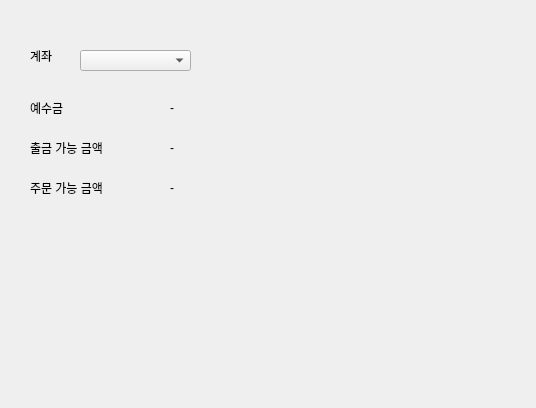
<?xml version="1.0" encoding="UTF-8"?>
<ui version="4.0">
 <class>widget</class>
 <widget class="QWidget" name="widget">
  <property name="geometry">
   <rect>
    <x>0</x>
    <y>0</y>
    <width>536</width>
    <height>408</height>
   </rect>
  </property>
  <property name="windowTitle">
   <string>Form</string>
  </property>
  <widget class="QComboBox" name="comboAccount">
   <property name="geometry">
    <rect>
     <x>80</x>
     <y>50</y>
     <width>111</width>
     <height>21</height>
    </rect>
   </property>
  </widget>
  <widget class="QLabel" name="label">
   <property name="geometry">
    <rect>
     <x>30</x>
     <y>50</y>
     <width>56</width>
     <height>12</height>
    </rect>
   </property>
   <property name="text">
    <string>계좌</string>
   </property>
  </widget>
  <widget class="QLabel" name="label_2">
   <property name="geometry">
    <rect>
     <x>30</x>
     <y>100</y>
     <width>111</width>
     <height>16</height>
    </rect>
   </property>
   <property name="text">
    <string>예수금</string>
   </property>
  </widget>
  <widget class="QLabel" name="label_3">
   <property name="geometry">
    <rect>
     <x>30</x>
     <y>140</y>
     <width>101</width>
     <height>16</height>
    </rect>
   </property>
   <property name="text">
    <string>출금 가능 금액</string>
   </property>
  </widget>
  <widget class="QLabel" name="label_4">
   <property name="geometry">
    <rect>
     <x>30</x>
     <y>180</y>
     <width>111</width>
     <height>16</height>
    </rect>
   </property>
   <property name="text">
    <string>주문 가능 금액</string>
   </property>
  </widget>
  <widget class="QLabel" name="labelDepositAmt">
   <property name="geometry">
    <rect>
     <x>170</x>
     <y>100</y>
     <width>111</width>
     <height>16</height>
    </rect>
   </property>
   <property name="text">
    <string>-</string>
   </property>
  </widget>
  <widget class="QLabel" name="labelAvailWithDrawAmt">
   <property name="geometry">
    <rect>
     <x>170</x>
     <y>140</y>
     <width>111</width>
     <height>16</height>
    </rect>
   </property>
   <property name="text">
    <string>-</string>
   </property>
  </widget>
  <widget class="QLabel" name="labelAvailOrderAmt">
   <property name="geometry">
    <rect>
     <x>170</x>
     <y>180</y>
     <width>111</width>
     <height>16</height>
    </rect>
   </property>
   <property name="text">
    <string>-</string>
   </property>
  </widget>
 </widget>
 <resources/>
 <connections/>
</ui>
